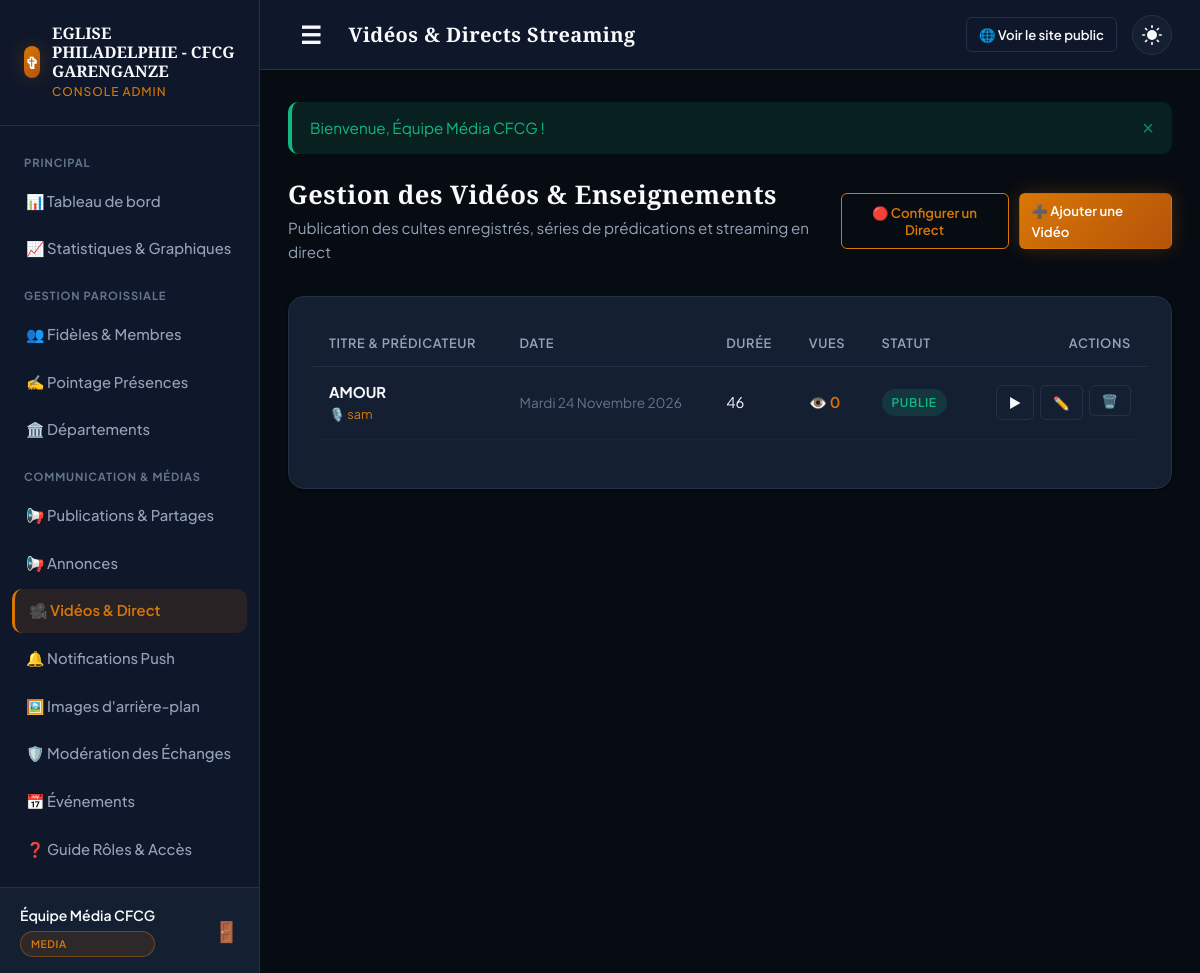
Screenshot of /admin/videos.php (signed in) with the database file from the repository.
### tables this page shows
CREATE TABLE `eglise` (
  `id` int NOT NULL AUTO_INCREMENT,
  `nom` varchar(150) NOT NULL,
  `slogan` varchar(200) DEFAULT NULL,
  `adresse` varchar(255) DEFAULT NULL,
  `telephone` varchar(30) DEFAULT NULL,
  `email` varchar(100) DEFAULT NULL,
  `logo` varchar(255) DEFAULT NULL,
  `a_propos` text,
  `facebook_url` varchar(255) DEFAULT NULL,
  `youtube_url` varchar(255) DEFAULT NULL,
  `tiktok_url` varchar(255) DEFAULT NULL,
  `whatsapp` varchar(30) DEFAULT NULL,
  PRIMARY KEY (`id`)
);

CREATE TABLE `videos` (
  `id` int NOT NULL AUTO_INCREMENT,
  `titre` varchar(200) NOT NULL,
  `description` text,
  `plateforme` enum('youtube','facebook','tiktok','instagram','fichier','autre') NOT NULL,
  `url` varchar(500) NOT NULL,
  `miniature` varchar(255) DEFAULT NULL,
  `predicateur` varchar(120) DEFAULT NULL,
  `date_video` date DEFAULT NULL,
  `statut` enum('brouillon','publie','archive') DEFAULT 'publie',
  `categorie_id` int DEFAULT NULL,
  `duree` varchar(20) DEFAULT NULL,
  `vues_count` int unsigned DEFAULT '0',
  `created_at` timestamp NULL DEFAULT CURRENT_TIMESTAMP,
  `updated_at` timestamp NULL DEFAULT CURRENT_TIMESTAMP ON UPDATE CURRENT_TIMESTAMP,
  PRIMARY KEY (`id`),
  KEY `idx_videos_statut` (`statut`,`date_video`)
);

### config/database.php (called while the page is built, shortened)
<?php
class Database
{
    private static ?PDO $instance = null;
    public static function getConnection(): PDO
    {
        if (self::$instance === null) {
            $dbUrl = getenv('DATABASE_URL') ?: getenv('JAWSDB_URL') ?: getenv('CLEARDB_DATABASE_URL');
            if ($dbUrl) {
                $parsed = parse_url($dbUrl);
                $host = $parsed['host'] ?? '127.0.0.1';
                $port = $parsed['port'] ?? 3306;
                $user = $parsed['user'] ?? 'root';
                $pass = $parsed['pass'] ?? '';
                $dbname = isset($parsed['path']) ? ltrim($parsed['path'], '/') : 'eglise_app';
            } else {
                $host = getenv('DB_HOST') ?: '127.0.0.1';
                $port = getenv('DB_PORT') ?: 3306;
                $dbname = getenv('DB_NAME') ?: getenv('DB_DATABASE') ?: 'eglise_app';
                $user = getenv('DB_USER') ?: getenv('DB_USERNAME') ?: 'root';
                $pass = getenv('DB_PASS') ?: getenv('DB_PASSWORD') ?: getenv('MYSQL_PASSWORD') ?: '';
            }
            $charset = 'utf8mb4';
            $dsn = sprintf('mysql:host=%s;port=%s;dbname=%s;charset=%s', $host, $port, $dbname, $charset);
            $options = [
                PDO::ATTR_ERRMODE => PDO::ERRMODE_EXCEPTION,
                PDO::ATTR_DEFAULT_FETCH_MODE => PDO::FETCH_ASSOC,
                PDO::ATTR_EMULATE_PREPARES => false,
                PDO::MYSQL_ATTR_INIT_COMMAND => "SET NAMES utf8mb4 COLLATE utf8mb4_unicode_ci",
            ];
            $isCloudDb = (getenv('DB_SSL') === 'true')
                || (stripos($host, 'tidbcloud.com') !== false)
                || (stripos($host, 'aivencloud.com') !== false);
            try {
                self::$instance = new PDO($dsn, $user, $pass, $options);
            } catch (PDOException $e) {
                error_log('Database Connection Error: ' . $e->getMessage());
                die('Une erreur est survenue lors de la connexion à la base de données. Veuillez réessayer plus tard.');
            }
        }
        return self::$instance;
    }
}
function db(): PDO
{
    return Database::getConnection();
}

### includes/db_helpers.php (called while the page is built, shortened)
<?php
require_once __DIR__ . '/../config/database.php';
require_once __DIR__ . '/functions.php';
function get_church_info(): array {
    static $church = null;
    if ($church === null) {
        try {
            $stmt = db()->query("SELECT * FROM eglise LIMIT 1");
            $church = $stmt->fetch() ?: [
                'nom'          => 'Église de la Grâce',
                'slogan'       => 'Une communauté de foi et d\'amour',
                'adresse'      => 'Adresse non configurée',
                'telephone'    => '',
                'email'        => '',
                'logo'         => null,
                'a_propos'     => '',
                'facebook_url' => '',
                'youtube_url'  => '',
                'tiktok_url'   => '',
                'whatsapp'     => '',
            ];
        } catch (Exception $e) {
            error_log('Erreur get_church_info: ' . $e->getMessage());
            $church = [];
        }
    }
    return $church;
}

### includes/functions.php (called while the page is built, shortened)
<?php
function e(?string $value): string {
    return htmlspecialchars($value ?? '', ENT_QUOTES | ENT_SUBSTITUTE, 'UTF-8');
}
function format_date_fr(?string $dateStr, bool $withTime = false): string {
    $timestamp = strtotime($dateStr);
    $jours = ['Dimanche', 'Lundi', 'Mardi', 'Mercredi', 'Jeudi', 'Vendredi', 'Samedi'];
    $mois  = ['', 'Janvier', 'Février', 'Mars', 'Avril', 'Mai', 'Juin', 'Juillet', 'Août', 'Septembre', 'Octobre', 'Novembre', 'Décembre'];
    $jourSemaine = $jours[(int)date('w', $timestamp)];
    $jourMois    = date('d', $timestamp);
    $moisNom     = $mois[(int)date('n', $timestamp)];
    $annee       = date('Y', $timestamp);
    $dateFormatee = sprintf('%s %s %s %s', $jourSemaine, $jourMois, $moisNom, $annee);
    return $dateFormatee;
}

### includes/auth.php (called while the page is built, shortened)
<?php
require_once __DIR__ . '/../config/database.php';
require_once __DIR__ . '/functions.php';
function is_logged_in(): bool {
    return !empty($_SESSION['admin_id']) && !empty($_SESSION['admin_role']);
}
function current_user(): ?array {
    return [
        'id'       => (int)$_SESSION['admin_id'],
        'nom'      => $_SESSION['admin_nom'] ?? '',
        'username' => $_SESSION['admin_username'] ?? '',
        'email'    => $_SESSION['admin_email'] ?? '',
        'role'     => $_SESSION['admin_role'] ?? ROLE_SECRETAIRE,
    ];
}
function has_role(string|array $allowedRoles): bool {
    $currentRole = $_SESSION['admin_role'];
    if (is_string($allowedRoles)) {
        $allowedRoles = [$allowedRoles];
    }
    return in_array($currentRole, $allowedRoles, true);
}

### admin/videos.php (the view, shortened to what this page needs)
<?php
require_once __DIR__ . '/../config/database.php';
require_once __DIR__ . '/../includes/functions.php';
require_once __DIR__ . '/../includes/auth.php';
require_once __DIR__ . '/../includes/db_helpers.php';
$action = $_GET['action'] ?? 'list';
$videosList = db()->query("SELECT * FROM videos ORDER BY date_video DESC, id DESC")->fetchAll();
include __DIR__ . '/../templates/admin_header.php';
?>
<div style="display: flex; justify-content: space-between; align-items: center; margin-bottom: 2rem;">
    <div>
        <h2 style="font-size: 1.6rem; margin-bottom: 4px;">Gestion des Vidéos & Enseignements</h2>
        <p style="color: var(--text-secondary); margin: 0; font-size: 0.95rem;">
            Publication des cultes enregistrés, séries de prédications et streaming en direct
        </p>
    </div>
    <div style="display: flex; gap: 10px;">
        <button type="button" class="btn btn-outline-gold btn-sm" onclick="document.getElementById('modal-stream').style.display='flex';">
            🔴 Configurer un Direct
        </button>
        <?php if ($action !== 'create' && $action !== 'edit'): ?>
            <a href="<?= ADMIN_URL ?>/videos.php?action=create" class="btn btn-primary btn-sm">
                ➕ Ajouter une Vidéo
            </a>
        <?php endif; ?>
    </div>
</div>
<div class="card">
    <div class="table-responsive">
        <table class="table">
            <thead>
                <tr>
                    <th>Titre & Prédicateur</th>
                    <th>Date</th>
                    <th>Durée</th>
                    <th>Vues</th>
                    <th>Statut</th>
                    <th style="text-align: right;">Actions</th>
                </tr>
            </thead>
            <tbody>
                <?php if (empty($videosList)): ?>
                    <tr>
                        <td colspan="6" style="text-align: center; padding: 2.5rem; color: var(--text-muted);">
                            Aucune vidéo enregistrée.
                        </td>
                    </tr>
                <?php else: ?>
                    <?php foreach ($videosList as $vid): ?>
                        <tr>
                            <td>
                                <strong><?= e($vid['titre']) ?></strong>
                                <?php if (!empty($vid['predicateur'])): ?>
                                    <div style="font-size: 0.8rem; color: var(--gold-primary);">🎙️ <?= e($vid['predicateur']) ?></div>
                                <?php endif; ?>
                            </td>
                            <td style="font-size: 0.85rem; color: var(--text-muted);"><?= format_date_fr($vid['date_video']) ?></td>
                            <td><?= e($vid['duree'] ?: '-') ?></td>
                            <td style="color: var(--gold-primary); font-weight: 600;">👁️ <?= (int)$vid['vues_count'] ?></td>
                            <td>
                                <span class="badge <?= $vid['statut'] === 'publie' ? 'badge-success' : 'badge-outline' ?>">
                                    <?= ucfirst(e($vid['statut'])) ?>
                                </span>
                            </td>
                            <td style="text-align: right;">
                                <div style="display: inline-flex; gap: 6px;">
                                    <a href="<?= e($vid['url']) ?>" target="_blank" class="btn btn-outline btn-sm" title="Voir la vidéo">▶</a>
                                    <a href="<?= ADMIN_URL ?>/videos.php?action=edit&id=<?= $vid['id'] ?>" class="btn btn-outline btn-sm" title="Modifier">✏️</a>
                                    <form method="POST" action="<?= ADMIN_URL ?>/videos.php" style="display: inline;" onsubmit="return confirm('Supprimer cette vidéo ?');">
                                        <button type="submit" class="btn btn-outline btn-sm" style="color: var(--color-danger);">🗑️</button>
                                    </form>
                                </div>
                            </td>
                        </tr>
                    <?php endforeach; ?>
                <?php endif; ?>
            </tbody>
        </table>
    </div>
</div>
<?php include __DIR__ . '/../templates/admin_footer.php'; ?>

### templates/admin_sidebar.php (shortened to what this page needs)
<?php
$currentUri = $_SERVER['REQUEST_URI'] ?? '';
$isActive = function(string $page) use ($currentUri) {
    return str_contains($currentUri, $page) ? 'active' : '';
};
?>
<aside class="admin-sidebar" id="admin-sidebar">
    <a href="<?= ADMIN_URL ?>/index.php" class="sidebar-brand">
        <div class="brand-icon" style="width: 32px; height: 32px; font-size: 1rem;">✞</div>
        <div class="brand-text">
            <span class="brand-title" style="font-size: 1rem;"><?= e($church['nom'] ?? 'Église App') ?></span>
            <span class="brand-subtitle">Console Admin</span>
        </div>
    </a>
    <ul class="sidebar-menu">
        <li class="menu-label">Principal</li>
        <li class="menu-item <?= $currentUri === '/admin/' || str_ends_with($currentUri, 'admin/index.php') ? 'active' : '' ?>">
            <a href="<?= ADMIN_URL ?>/index.php">📊 Tableau de bord</a>
        </li>
        <li class="menu-item <?= $isActive('statistiques') ?>">
            <a href="<?= ADMIN_URL ?>/statistiques.php">📈 Statistiques & Graphiques</a>
        </li>
        <li class="menu-label">Gestion Paroissiale</li>
        <li class="menu-item <?= $isActive('fideles') ?>">
            <a href="<?= ADMIN_URL ?>/fideles.php">👥 Fidèles & Membres</a>
        </li>
        <li class="menu-item <?= $isActive('presences') ?>">
            <a href="<?= ADMIN_URL ?>/presences.php">✍️ Pointage Présences</a>
        </li>
        <li class="menu-item <?= $isActive('departements') ?>">
            <a href="<?= ADMIN_URL ?>/departements.php">🏛️ Départements</a>
        </li>
        <li class="menu-label">Communication & Médias</li>
        <?php if (has_role(ROLE_MEDIA)): ?>
        <li class="menu-item <?= $isActive('communaute_publier') ?>">
            <a href="<?= ADMIN_URL ?>/communaute_publier.php">📢 Publications & Partages</a>
        </li>
        <li class="menu-item <?= $isActive('annonces') ?>">
            <a href="<?= ADMIN_URL ?>/annonces.php">📢 Annonces</a>
        </li>
        <li class="menu-item <?= $isActive('videos') ?>">
            <a href="<?= ADMIN_URL ?>/videos.php">🎥 Vidéos & Direct</a>
        </li>
        <li class="menu-item <?= $isActive('notifications') ?>">
            <a href="<?= ADMIN_URL ?>/notifications.php">🔔 Notifications Push</a>
        </li>
        <li class="menu-item <?= $isActive('images_ui') ?>">
            <a href="<?= ADMIN_URL ?>/images_ui.php">🖼️ Images d'arrière-plan</a>
        </li>
        <li class="menu-item <?= $isActive('communaute_moderation') ?>">
            <a href="<?= ADMIN_URL ?>/communaute_moderation.php">🛡️ Modération des Échanges</a>
        </li>
        <?php endif; ?>
        <li class="menu-item <?= $isActive('evenements') ?>">
            <a href="<?= ADMIN_URL ?>/evenements.php">📅 Événements</a>
        </li>
        <li class="menu-item <?= $isActive('aide') ?>">
            <a href="<?= ADMIN_URL ?>/aide.php">❓ Guide Rôles & Accès</a>
        </li>
    </ul>
    <div class="sidebar-user">
        <div style="display: flex; flex-direction: column;">
            <span style="font-weight: 600; font-size: 0.875rem; color: var(--text-primary);"><?= e($currentUser['nom']) ?></span>
            <span class="badge badge-gold" style="font-size: 0.65rem; margin-top: 4px;"><?= e($currentUser['role']) ?></span>
        </div>
        <a href="<?= ADMIN_URL ?>/logout.php" title="Se déconnecter" style="color: var(--color-danger); font-size: 1.25rem;">
            🚪
        </a>
    </div>
</aside>

### rows the page displays
eglise: nom "EGLISE PHILADELPHIE - CFCG GARENGANZE"
videos: titre "AMOUR", predicateur "sam", date_video "Mardi 24 Novembre 2026", duree "46", vues_count "0", statut "PUBLIE"

### other values shown
$currentUser['nom'] "Équipe Média CFCG"
$currentUser['role'] "MEDIA"
$adminHeaderTitle "Vidéos & Directs Streaming"
$flash['message'] "Bienvenue, Équipe Média CFCG !"
